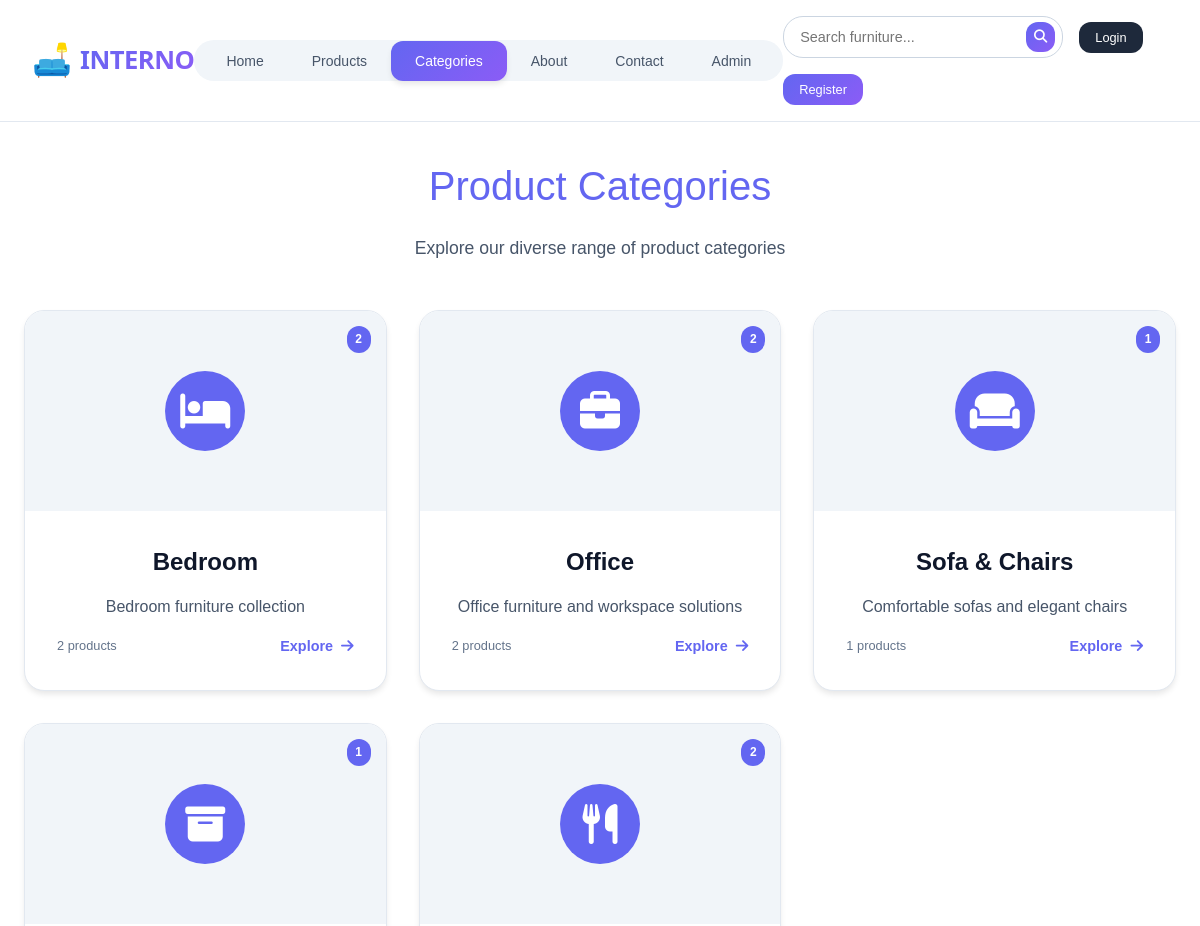
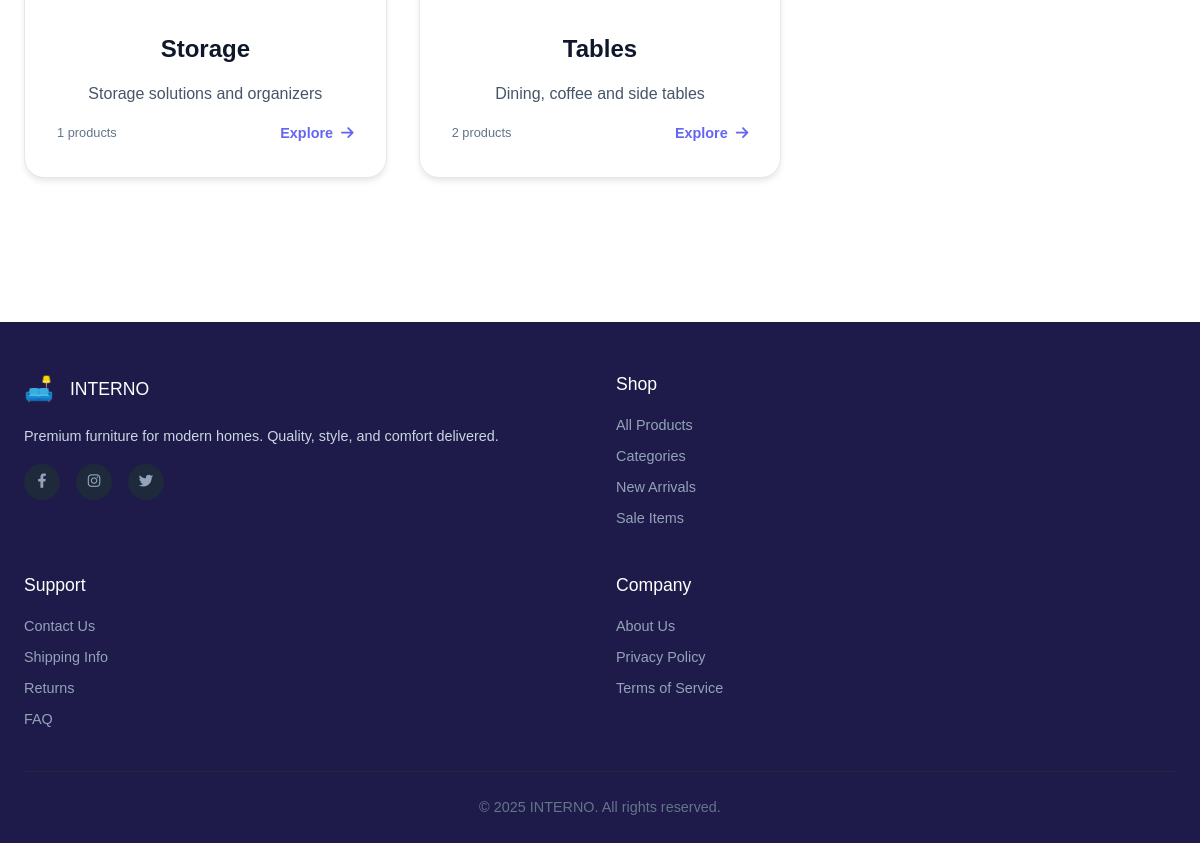
/categories.php, run on the app's committed database (2 pictures, top to bottom).
### tables this page shows
CREATE TABLE `categories` (
  `id` int(11) NOT NULL AUTO_INCREMENT,
  `name` varchar(100) NOT NULL,
  `description` text,
  `image` varchar(255),
  `is_active` tinyint(1) DEFAULT 1,
  `sort_order` int(11) DEFAULT 0,
  `slug` varchar(100),
  `created_at` timestamp DEFAULT CURRENT_TIMESTAMP,
  PRIMARY KEY (`id`)
);

### categories.php (the view, shortened to what this page needs)
<?php
include 'includes/header.php';
?>
<section class="section" style="padding-top: 2rem;">
    <div class="container">
        <div class="section-header">
            <h1 class="section-title">Product Categories</h1>
            <p class="section-subtitle">Explore our diverse range of product categories</p>
        </div>
        <div class="modern-categories-grid">
            <?php
            try {
                $stmt = $pdo->query("SELECT * FROM categories WHERE is_active = 1 ORDER BY sort_order, name");
                $categories = $stmt->fetchAll();
                $category_icons = [
                    'bedroom' => 'fas fa-bed',
                    'office' => 'fas fa-briefcase',
                    'sofa-chairs' => 'fas fa-couch',
                    'storage' => 'fas fa-archive',
                    'tables' => 'fas fa-utensils'
                ];
                foreach ($categories as $category):
                    $icon = $category_icons[$category['slug']] ?? 'fas fa-couch';
                    $stmt = $pdo->prepare("SELECT COUNT(*) FROM products WHERE category_id = ? AND status = 'active'");
                    $stmt->execute([$category['id']]);
                    $productCount = $stmt->fetchColumn();
            ?>
            <a href="products.php?category=<?php echo $category['id']; ?>" class="modern-category-card">
                <div class="category-gradient">
                    <div class="category-icon-modern">
                        <i class="<?php echo $icon; ?>"></i>
                    </div>
                    <?php if ($productCount > 0): ?>
                        <div class="product-count-badge"><?php echo $productCount; ?></div>
                    <?php endif; ?>
                </div>
                <div class="category-content">
                    <h3><?php echo htmlspecialchars($category['name']); ?></h3>
                    <p><?php echo htmlspecialchars($category['description'] ?: 'Explore our collection'); ?></p>
                    <div class="category-stats">
                        <span class="product-count"><?php echo $productCount; ?> products</span>
                        <span class="explore-btn">Explore <i class="fas fa-arrow-right"></i></span>
                    </div>
                </div>
            </a>
            <?php
                endforeach;
            } catch (PDOException $e) {
                echo '<p>Unable to load categories at this time.</p>';
            }
            ?>
        </div>
    </div>
</section>
<?php include 'includes/footer.php'; ?>

### assets/css/style.css (style rules this page uses)
:root { --primary: #6366f1; --primary-light: #818cf8; --primary-dark: #4f46e5; --secondary: #06b6d4; --secondary-light: #67e8f9; --secondary-dark: #0891b2; --accent: #8b5cf6; --accent-light: #a78bfa; --dark: #1e1b4b; --light: #ffffff; --gray-50: #f8fafc; --gray-100: #f1f5f9; --gray-200: #e2e8f0; --gray-300: #cbd5e1; --gray-400: #94a3b8; --gray-500: #64748b; --gray-600: #475569; --gray-700: #334155; --gray-800: #1e293b; --gray-900: #0f172a; --success: #10b981; --warning: #f59e0b; --danger: #ef4444; --info: #3b82f6; --font-primary: Arial, sans-serif; --font-secondary: Arial, sans-serif; --font-display: Arial, sans-serif; --shadow-sm: 0 1px 2px 0 rgb(0 0 0 / 0.05); --shadow: 0 4px 6px -1px rgb(0 0 0 / 0.1); --shadow-lg: 0 20px 25px -5px rgb(0 0 0 / 0.1); --shadow-xl: 0 25px 50px -12px rgb(0 0 0 / 0.25); --radius-sm: 6px; --radius: 12px; --radius-lg: 20px; --transition: all 0.2s cubic-bezier(0.4, 0, 0.2, 1); --gradient-primary: linear-gradient(135deg, #6366f1 0%, #8b5cf6 100%); --gradient-secondary: linear-gradient(135deg, #06b6d4 0%, #3b82f6 100%); }
* { margin: 0; padding: 0; box-sizing: border-box; }
html, body { overflow-x: hidden; width: 100%; }
@media (prefers-reduced-motion: no-preference) { html { scroll-behavior: smooth; } }
html { scroll-behavior: smooth; }
body { font-family: Arial, sans-serif; line-height: 1.6; color: var(--gray-800); background: var(--light); font-size: 16px; font-weight: normal; }
.container { max-width: 1200px; margin: 0 auto; padding: 0 2rem; width: 100%; }
.section { padding: 5rem 0; }
.section-header { text-align: center; margin-bottom: 3rem; }
.section-title { font-family: Arial, sans-serif; font-size: 2.5rem; font-weight: normal; margin-bottom: 1rem; color: var(--primary); }
.section-subtitle { font-size: 1.1rem; color: var(--gray-600); max-width: 600px; margin: 0 auto; }
@media (max-width: 1200px) { .container { padding: 0 1.5rem; } }
.category-content { flex: 1; }

### categories.php (style rules this page uses)
.modern-categories-grid { display: grid; grid-template-columns: repeat(auto-fit, minmax(320px, 1fr)); gap: 2rem; margin-top: 3rem; }
.modern-category-card { background: var(--light); border-radius: var(--radius-lg); overflow: hidden; text-decoration: none; color: inherit; transition: var(--transition); box-shadow: var(--shadow); border: 1px solid var(--gray-200); }
.category-gradient { height: 200px; display: flex; align-items: center; justify-content: center; position: relative; overflow: hidden; }
.category-gradient { background: var(--gray-100); }
.category-icon-modern { width: 80px; height: 80px; background: var(--primary); border-radius: 50%; display: flex; align-items: center; justify-content: center; color: var(--light); font-size: 2.5rem; }
.category-content { padding: 2rem; text-align: center; }
.category-content h3 { font-size: 1.5rem; font-weight: 600; margin-bottom: 0.75rem; color: var(--gray-900); }
.category-content p { color: var(--gray-600); margin-bottom: 1rem; line-height: 1.6; }
.explore-btn { color: var(--primary); font-weight: 600; font-size: 0.9rem; display: inline-flex; align-items: center; gap: 0.5rem; transition: var(--transition); }
.product-count-badge { position: absolute; top: 15px; right: 15px; background: var(--primary); color: white; padding: 4px 8px; border-radius: 12px; font-size: 0.75rem; font-weight: 600; min-width: 24px; text-align: center; }
.category-stats { display: flex; justify-content: space-between; align-items: center; margin-top: 1rem; }
.product-count { font-size: 0.8rem; color: var(--gray-500); font-weight: 500; }

### data on the page
categories: productCount "2", name "Bedroom", description "Bedroom furniture collection"
categories: productCount "2", name "Office", description "Office furniture and workspace solutions"
categories: productCount "1", name "Sofa & Chairs", description "Comfortable sofas and elegant chairs"
categories: productCount "1", name "Storage", description "Storage solutions and organizers"
categories: productCount "2", name "Tables", description "Dining, coffee and side tables"
